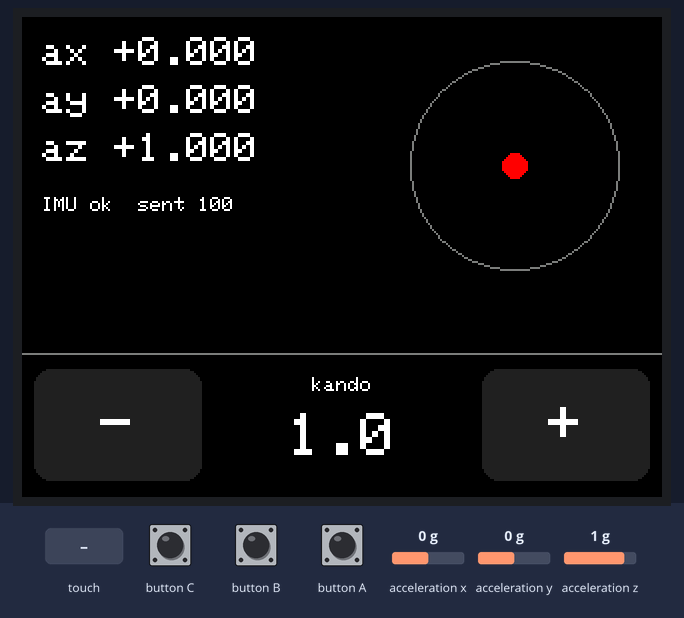
Recording of a sketch running on a simulated ESP32-S3. On the bench: 320×240 colour display. The test bench sets the inputs (shaded band); at power-on: acceleration x 0 g, acceleration y 0 g, acceleration z 1 g. EEPROM starts erased; what the sketch prints to the serial monitor is not drawn.

Above: at 1.4 s.
1.5 s: acceleration x set to -1.4 g
At 1.63 s:
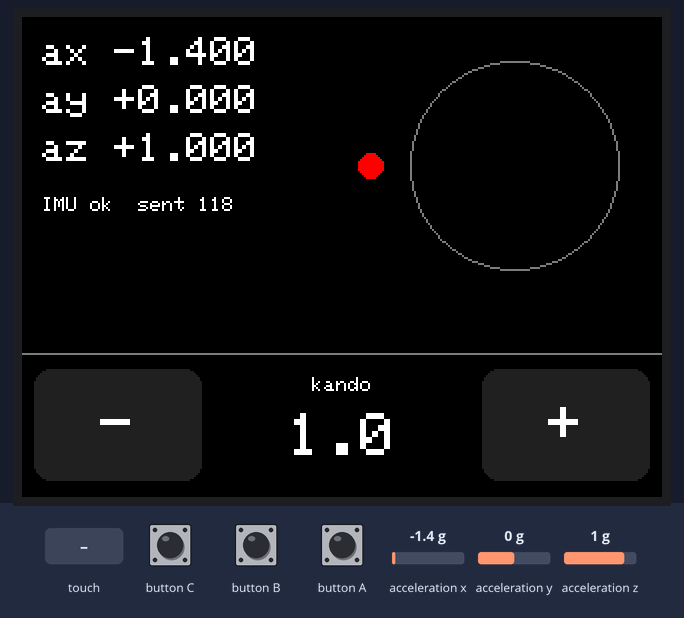
3.2 s: button C pressed for 0.15 s
3.9 s: touch panel pressed at 13 % / 70 % of its raw x / y range
At 4.04 s:
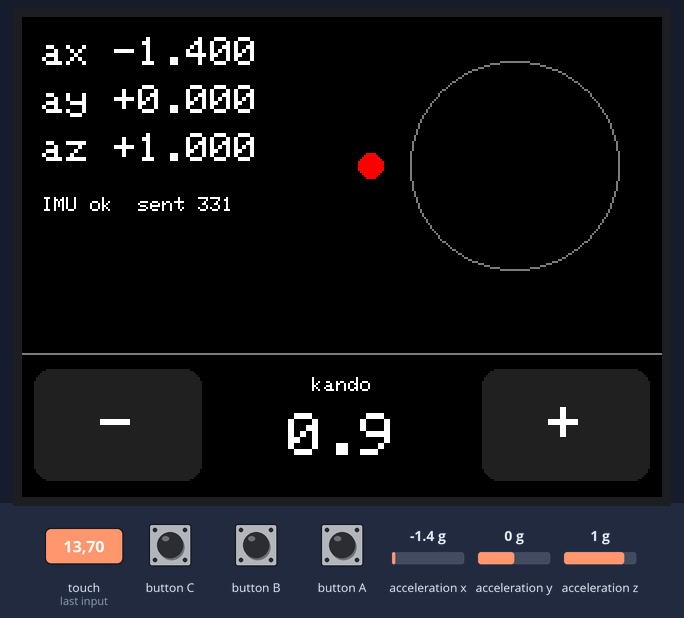
5.4 s: acceleration y set to -1.4 g
At 5.54 s:
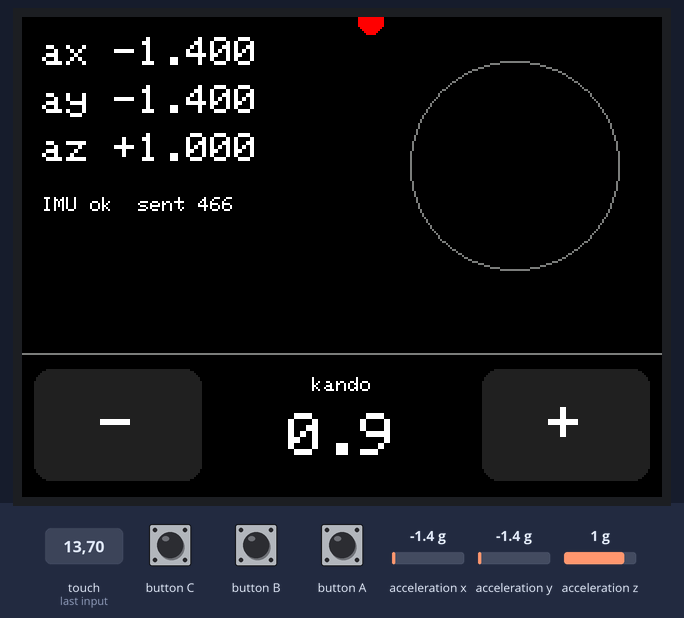
6.9 s: acceleration z set to -1.4 g
At 8.36 s:
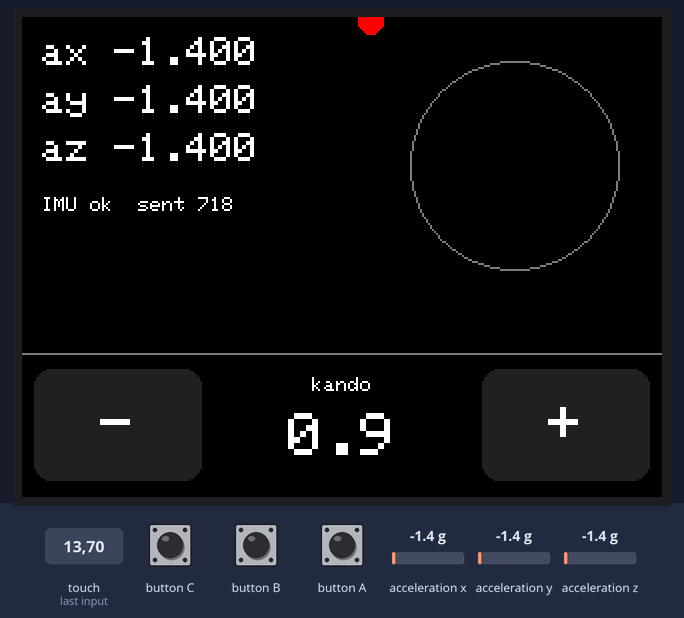
8.4 s: touch panel pressed at 87 % / 70 % of its raw x / y range
At 8.55 s:
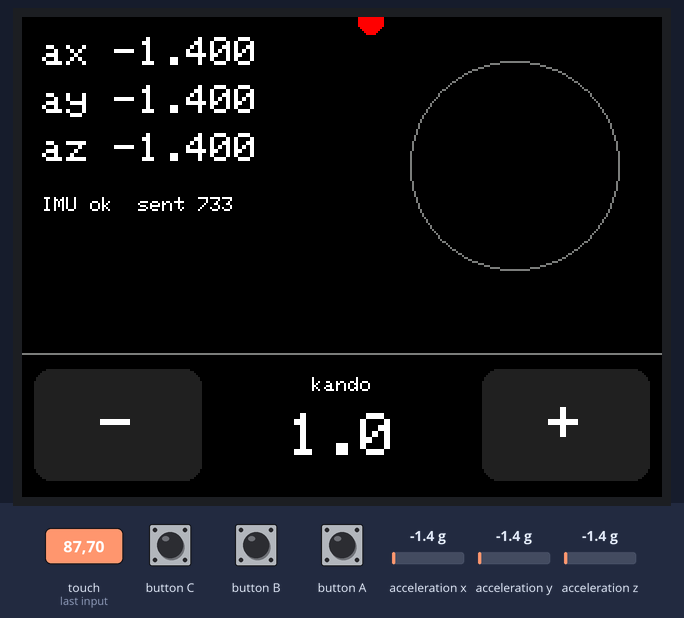

The sketch:

cores3_tilt_bridge.ino
```cpp
// cores3_tilt_bridge.ino
// -----------------------------------------------------------------------------
// M5Stack CoreS3 / CoreS3 SE → ブラウザ（文字ころがし）への傾き送出。
//
//   内蔵 IMU の加速度を読んで、1行1JSON でシリアルに流すだけ。
//   ブラウザ側は src/serial.js（_shared/serial.js の流用）が受ける。
//
//     {"ax":0.012,"ay":-0.345,"az":0.938,"mpu":true,"gain":1.20}
//
//   gain は「傾きの効き」。本体の画面を触って増減でき、電源を切っても残る。
//   ブラウザ側はこの値を傾きに掛ける（sensor.js）。
//   展示中に PC を触らず、本体だけで手ざわりを詰められるようにするためのもの。
//
// 画面
//   上半分 … 加速度の数値と、傾きを示す的（実機が生きているかの確認用）
//   下半分 … [ − ] [ 感度 1.20 ] [ ＋ ]  … 触ると 0.1 ずつ変わる
//            感度の表示を長押し（1秒）で 1.00 に戻る
//
// 使い方
//   1. Arduino IDE のボードを M5CoreS3 にする
//   2. ツール > USB CDC On Boot を「Enabled」にする
//      ★ これを忘れると Web Serial からポートが見えない（CoreS3 は
//        ESP32-S3 のネイティブ USB を使っているため）
//   3. 書き込んで、ブラウザの右下「⇄ USB」から接続
//
//   arduino-cli なら:
//     arduino-cli compile -b esp32:esp32:m5stack_cores3:CDCOnBoot=cdc,USBMode=hwcdc <このフォルダ>
//     arduino-cli upload  -b esp32:esp32:m5stack_cores3:CDCOnBoot=cdc,USBMode=hwcdc -p /dev/cu.usbmodem101 <このフォルダ>
//
// 必要ライブラリ: M5Unified（M5GFX を含む）
// -----------------------------------------------------------------------------
#include <M5Unified.h>
#include <Preferences.h>

static constexpr uint32_t SEND_HZ   = 100;              // 送出レート
static constexpr uint32_t SEND_MS   = 1000 / SEND_HZ;
static constexpr uint32_t DRAW_MS   = 100;              // 画面の更新はゆっくりで十分

static constexpr float GAIN_MIN  = 0.3f;
static constexpr float GAIN_MAX  = 3.0f;
static constexpr float GAIN_STEP = 0.1f;
static constexpr float GAIN_DEF  = 1.0f;
static constexpr uint32_t HOLD_MS = 1000;               // 長押しで既定に戻す

static Preferences prefs;
static float    gain      = GAIN_DEF;
static uint32_t lastSend  = 0;
static uint32_t lastDraw  = 0;
static bool     imuOk     = false;
static uint32_t sentCount = 0;
static float    ax = 0, ay = 0, az = 1;

// 画面の座標（setRotation(1) で 320x240）
static constexpr int SW = 320, SH = 240;
static constexpr int BAR_Y = 168;                        // 操作帯の上端
static constexpr int BTN_W = 84;

static uint32_t touchDownAt = 0;
static bool     holdFired   = false;

static void saveGain() {
  prefs.begin("korogashi", false);
  prefs.putFloat("gain", gain);
  prefs.end();
}

static void loadGain() {
  prefs.begin("korogashi", true);
  gain = prefs.getFloat("gain", GAIN_DEF);
  prefs.end();
  if (!(gain >= GAIN_MIN && gain <= GAIN_MAX)) gain = GAIN_DEF;
}

static void setGain(float v) {
  if (v < GAIN_MIN) v = GAIN_MIN;
  if (v > GAIN_MAX) v = GAIN_MAX;
  // 0.1 刻みに丸める（浮動小数の誤差で 1.2000001 のようにならないように）
  v = roundf(v * 10.0f) / 10.0f;
  if (fabsf(v - gain) < 1e-4f) return;
  gain = v;
  saveGain();
}

static void drawBar() {
  // [ − ] [ 感度 x.xx ] [ ＋ ]
  M5.Display.fillRect(0, BAR_Y, SW, SH - BAR_Y, TFT_BLACK);
  M5.Display.drawFastHLine(0, BAR_Y, SW, TFT_DARKGREY);

  M5.Display.fillRoundRect(6, BAR_Y + 8, BTN_W, 56, 8, 0x2104);
  M5.Display.fillRoundRect(SW - BTN_W - 6, BAR_Y + 8, BTN_W, 56, 8, 0x2104);

  M5.Display.setTextDatum(middle_center);
  M5.Display.setTextColor(TFT_WHITE, 0x2104);
  M5.Display.setTextSize(3);
  M5.Display.drawString("-", 6 + BTN_W / 2, BAR_Y + 36);
  M5.Display.drawString("+", SW - BTN_W - 6 + BTN_W / 2, BAR_Y + 36);

  M5.Display.setTextColor(TFT_WHITE, TFT_BLACK);
  M5.Display.setTextSize(1);
  M5.Display.drawString("kando", SW / 2, BAR_Y + 16);
  M5.Display.setTextSize(3);
  M5.Display.drawString(String(gain, 1), SW / 2, BAR_Y + 42);
  M5.Display.setTextDatum(top_left);
}

void setup() {
  auto cfg = M5.config();
  M5.begin(cfg);
  Serial.begin(115200);

  loadGain();
  imuOk = M5.Imu.begin();

  M5.Display.setRotation(1);
  M5.Display.fillScreen(TFT_BLACK);
  M5.Display.setTextColor(TFT_WHITE, TFT_BLACK);
  M5.Display.setTextSize(2);
  M5.Display.setCursor(10, 10);
  M5.Display.print(imuOk ? "IMU ready" : "IMU NOT FOUND");
  drawBar();
}

void loop() {
  M5.update();
  const uint32_t now = millis();

  // --- 感度の操作（画面を触る）---
  auto t = M5.Touch.getDetail();
  if (t.wasPressed() && t.y >= BAR_Y) {
    touchDownAt = now;
    holdFired = false;
    if (t.x < BTN_W + 6) setGain(gain - GAIN_STEP);
    else if (t.x > SW - BTN_W - 6) setGain(gain + GAIN_STEP);
    drawBar();
  }
  // 真ん中を長押しで既定に戻す
  if (t.isPressed() && !holdFired && touchDownAt && (now - touchDownAt) > HOLD_MS
      && t.y >= BAR_Y && t.x >= BTN_W + 6 && t.x <= SW - BTN_W - 6) {
    holdFired = true;
    setGain(GAIN_DEF);
    drawBar();
  }
  if (t.wasReleased()) touchDownAt = 0;

  // --- 送出 ---
  if (now - lastSend >= SEND_MS) {
    lastSend = now;
    if (imuOk) M5.Imu.getAccel(&ax, &ay, &az);
    // 生の加速度と感度を別々に送る。掛けた後の値だけを送ると、
    // ブラウザ側で「実機が何 g 傾いているのか」が分からなくなるため。
    // mpu が false のとき、ブラウザ側は自動でマウス操作に落ちる
    Serial.printf("{\"ax\":%.3f,\"ay\":%.3f,\"az\":%.3f,\"mpu\":%s,\"gain\":%.2f}\n",
                  ax, ay, az, imuOk ? "true" : "false", gain);
    sentCount++;
  }

  // --- 画面（展示のときの切り分け用）---
  // 向き（どちらに傾けるとどちらへ転がるか）はブラウザ側の
  // config.js の invertX / invertY / swapXY、または操作モードの X / Y / S キーで合わせる。
  if (now - lastDraw >= DRAW_MS) {
    lastDraw = now;
    M5.Display.setTextSize(2);
    M5.Display.setCursor(10, 10);
    M5.Display.printf("ax %+6.3f\n", ax);
    M5.Display.setCursor(10, 34);
    M5.Display.printf("ay %+6.3f\n", ay);
    M5.Display.setCursor(10, 58);
    M5.Display.printf("az %+6.3f\n", az);
    M5.Display.setCursor(10, 90);
    M5.Display.setTextSize(1);
    M5.Display.printf("IMU %s  sent %lu   \n", imuOk ? "ok" : "NG", (unsigned long)sentCount);

    // 傾きの向きを目で確かめる的
    const int cx = 246, cy = 74, r = 52;
    M5.Display.drawCircle(cx, cy, r, TFT_DARKGREY);
    static int px = cx, py = cy;
    M5.Display.fillCircle(px, py, 6, TFT_BLACK);
    M5.Display.drawCircle(cx, cy, r, TFT_DARKGREY);
    px = cx + (int)(ax * r);
    py = cy + (int)(ay * r);
    M5.Display.fillCircle(px, py, 6, TFT_RED);
  }
}
```
